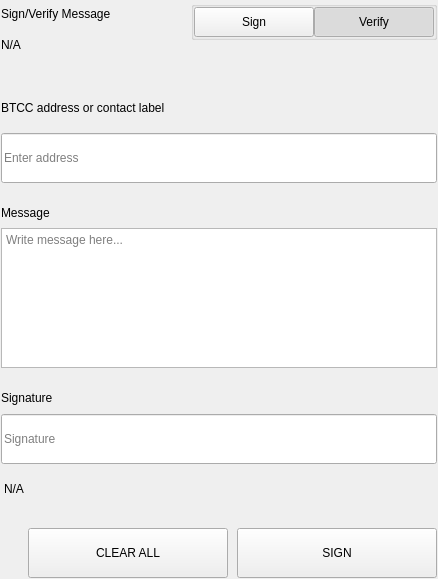
<?xml version="1.0" encoding="UTF-8"?>
<ui version="4.0">
 <class>SettingsSignMessageWidgets</class>
 <widget class="QWidget" name="SettingsSignMessageWidgets">
  <property name="geometry">
   <rect>
    <x>0</x>
    <y>0</y>
    <width>438</width>
    <height>579</height>
   </rect>
  </property>
  <property name="windowTitle">
   <string>Form</string>
  </property>
  <layout class="QVBoxLayout" name="verticalLayout">
   <property name="spacing">
    <number>0</number>
   </property>
   <property name="leftMargin">
    <number>0</number>
   </property>
   <property name="topMargin">
    <number>0</number>
   </property>
   <property name="rightMargin">
    <number>0</number>
   </property>
   <property name="bottomMargin">
    <number>0</number>
   </property>
   <item>
    <widget class="QWidget" name="left" native="true">
     <layout class="QVBoxLayout" name="verticalLayout_3">
      <property name="leftMargin">
       <number>0</number>
      </property>
      <property name="topMargin">
       <number>0</number>
      </property>
      <property name="rightMargin">
       <number>0</number>
      </property>
      <property name="bottomMargin">
       <number>0</number>
      </property>
      <item>
       <widget class="QWidget" name="container_sign" native="true">
        <layout class="QVBoxLayout" name="verticalLayout_2">
         <property name="spacing">
          <number>0</number>
         </property>
         <property name="leftMargin">
          <number>1</number>
         </property>
         <property name="topMargin">
          <number>1</number>
         </property>
         <property name="rightMargin">
          <number>1</number>
         </property>
         <property name="bottomMargin">
          <number>1</number>
         </property>
         <item>
          <layout class="QHBoxLayout" name="horizontalLayout_3" stretch="3,1">
           <property name="spacing">
            <number>40</number>
           </property>
           <item>
            <layout class="QVBoxLayout" name="verticalLayoutTitle">
             <property name="spacing">
              <number>5</number>
             </property>
             <item>
              <widget class="QLabel" name="labelTitle">
               <property name="text">
                <string>Sign/Verify Message</string>
               </property>
              </widget>
             </item>
             <item>
              <widget class="QLabel" name="labelSubtitle1">
               <property name="text">
                <string notr="true">N/A</string>
               </property>
               <property name="wordWrap">
                <bool>true</bool>
               </property>
              </widget>
             </item>
            </layout>
           </item>
           <item alignment="Qt::AlignRight|Qt::AlignTop">
            <widget class="QWidget" name="containerSwitch" native="true">
             <property name="styleSheet">
              <string notr="true">#containerSwitch{
	padding-top:9px;
}</string>
             </property>
             <layout class="QVBoxLayout" name="verticalLayout_6">
              <property name="spacing">
               <number>4</number>
              </property>
              <property name="leftMargin">
               <number>0</number>
              </property>
              <property name="topMargin">
               <number>0</number>
              </property>
              <property name="rightMargin">
               <number>0</number>
              </property>
              <property name="bottomMargin">
               <number>0</number>
              </property>
              <item alignment="Qt::AlignRight">
               <widget class="QGroupBox" name="groupBox">
                <property name="sizePolicy">
                 <sizepolicy hsizetype="Fixed" vsizetype="Preferred">
                  <horstretch>0</horstretch>
                  <verstretch>0</verstretch>
                 </sizepolicy>
                </property>
                <property name="title">
                 <string/>
                </property>
                <property name="alignment">
                 <set>Qt::AlignRight|Qt::AlignTop|Qt::AlignTrailing</set>
                </property>
                <layout class="QHBoxLayout" name="horizontalLayout_4">
                 <property name="spacing">
                  <number>0</number>
                 </property>
                 <property name="leftMargin">
                  <number>0</number>
                 </property>
                 <property name="topMargin">
                  <number>0</number>
                 </property>
                 <property name="rightMargin">
                  <number>0</number>
                 </property>
                 <property name="bottomMargin">
                  <number>0</number>
                 </property>
                 <item>
                  <widget class="QPushButton" name="pushSign">
                   <property name="minimumSize">
                    <size>
                     <width>120</width>
                     <height>30</height>
                    </size>
                   </property>
                   <property name="maximumSize">
                    <size>
                     <width>120</width>
                     <height>30</height>
                    </size>
                   </property>
                   <property name="focusPolicy">
                    <enum>Qt::NoFocus</enum>
                   </property>
                   <property name="text">
                    <string>Sign</string>
                   </property>
                   <property name="checkable">
                    <bool>true</bool>
                   </property>
                   <property name="autoExclusive">
                    <bool>true</bool>
                   </property>
                  </widget>
                 </item>
                 <item>
                  <widget class="QPushButton" name="pushVerify">
                   <property name="minimumSize">
                    <size>
                     <width>120</width>
                     <height>30</height>
                    </size>
                   </property>
                   <property name="maximumSize">
                    <size>
                     <width>120</width>
                     <height>30</height>
                    </size>
                   </property>
                   <property name="focusPolicy">
                    <enum>Qt::NoFocus</enum>
                   </property>
                   <property name="text">
                    <string>Verify</string>
                   </property>
                   <property name="checkable">
                    <bool>true</bool>
                   </property>
                   <property name="checked">
                    <bool>true</bool>
                   </property>
                   <property name="autoExclusive">
                    <bool>true</bool>
                   </property>
                  </widget>
                 </item>
                </layout>
               </widget>
              </item>
              <item alignment="Qt::AlignHCenter|Qt::AlignTop">
               <widget class="QLabel" name="labelSubtitleSwitch">
                <property name="text">
                 <string/>
                </property>
                <property name="alignment">
                 <set>Qt::AlignRight|Qt::AlignTrailing|Qt::AlignVCenter</set>
                </property>
               </widget>
              </item>
             </layout>
            </widget>
           </item>
          </layout>
         </item>
         <item>
          <spacer name="verticalSpacer_2">
           <property name="orientation">
            <enum>Qt::Vertical</enum>
           </property>
           <property name="sizeType">
            <enum>QSizePolicy::Fixed</enum>
           </property>
           <property name="sizeHint" stdset="0">
            <size>
             <width>20</width>
             <height>40</height>
            </size>
           </property>
          </spacer>
         </item>
         <item>
          <widget class="QWidget" name="containerAddress" native="true">
           <property name="sizePolicy">
            <sizepolicy hsizetype="Preferred" vsizetype="Fixed">
             <horstretch>0</horstretch>
             <verstretch>0</verstretch>
            </sizepolicy>
           </property>
           <layout class="QVBoxLayout" name="verticalLayout_5" stretch="0,0">
            <property name="spacing">
             <number>15</number>
            </property>
            <property name="leftMargin">
             <number>0</number>
            </property>
            <property name="topMargin">
             <number>0</number>
            </property>
            <property name="rightMargin">
             <number>0</number>
            </property>
            <property name="bottomMargin">
             <number>0</number>
            </property>
            <item>
             <widget class="QLabel" name="labelSubtitleAddress">
              <property name="minimumSize">
               <size>
                <width>0</width>
                <height>20</height>
               </size>
              </property>
              <property name="maximumSize">
               <size>
                <width>16777215</width>
                <height>20</height>
               </size>
              </property>
              <property name="text">
               <string>BTCC address or contact label</string>
              </property>
             </widget>
            </item>
            <item>
             <widget class="QLineEdit" name="addressIn_SM">
              <property name="minimumSize">
               <size>
                <width>0</width>
                <height>50</height>
               </size>
              </property>
              <property name="maximumSize">
               <size>
                <width>16777215</width>
                <height>50</height>
               </size>
              </property>
              <property name="placeholderText">
               <string>Enter address</string>
              </property>
             </widget>
            </item>
           </layout>
          </widget>
         </item>
         <item>
          <spacer name="verticalSpacer_3">
           <property name="orientation">
            <enum>Qt::Vertical</enum>
           </property>
           <property name="sizeType">
            <enum>QSizePolicy::Fixed</enum>
           </property>
           <property name="sizeHint" stdset="0">
            <size>
             <width>20</width>
             <height>20</height>
            </size>
           </property>
          </spacer>
         </item>
         <item>
          <layout class="QVBoxLayout" name="verticalLayout_9">
           <property name="spacing">
            <number>5</number>
           </property>
           <item>
            <widget class="QLabel" name="labelSubtitleMessage">
             <property name="minimumSize">
              <size>
               <width>0</width>
               <height>20</height>
              </size>
             </property>
             <property name="maximumSize">
              <size>
               <width>16777215</width>
               <height>20</height>
              </size>
             </property>
             <property name="text">
              <string>Message</string>
             </property>
            </widget>
           </item>
           <item>
            <widget class="QPlainTextEdit" name="messageIn_SM">
             <property name="minimumSize">
              <size>
               <width>0</width>
               <height>140</height>
              </size>
             </property>
             <property name="maximumSize">
              <size>
               <width>16777215</width>
               <height>140</height>
              </size>
             </property>
             <property name="placeholderText">
              <string>Write message here...</string>
             </property>
            </widget>
           </item>
          </layout>
         </item>
         <item>
          <spacer name="verticalSpacer_4">
           <property name="orientation">
            <enum>Qt::Vertical</enum>
           </property>
           <property name="sizeType">
            <enum>QSizePolicy::Fixed</enum>
           </property>
           <property name="sizeHint" stdset="0">
            <size>
             <width>20</width>
             <height>20</height>
            </size>
           </property>
          </spacer>
         </item>
         <item>
          <widget class="QWidget" name="widget" native="true">
           <property name="minimumSize">
            <size>
             <width>0</width>
             <height>75</height>
            </size>
           </property>
           <property name="maximumSize">
            <size>
             <width>16777215</width>
             <height>16777215</height>
            </size>
           </property>
           <layout class="QVBoxLayout" name="verticalLayout_4">
            <property name="leftMargin">
             <number>0</number>
            </property>
            <property name="topMargin">
             <number>0</number>
            </property>
            <property name="rightMargin">
             <number>0</number>
            </property>
            <property name="bottomMargin">
             <number>0</number>
            </property>
            <item>
             <widget class="QLabel" name="labelSubtitleSignature">
              <property name="minimumSize">
               <size>
                <width>0</width>
                <height>20</height>
               </size>
              </property>
              <property name="maximumSize">
               <size>
                <width>16777215</width>
                <height>20</height>
               </size>
              </property>
              <property name="text">
               <string>Signature</string>
              </property>
             </widget>
            </item>
            <item>
             <widget class="QLineEdit" name="signatureOut_SM">
              <property name="minimumSize">
               <size>
                <width>0</width>
                <height>50</height>
               </size>
              </property>
              <property name="placeholderText">
               <string>Signature</string>
              </property>
             </widget>
            </item>
           </layout>
          </widget>
         </item>
         <item>
          <widget class="QLabel" name="statusLabel_SM">
           <property name="styleSheet">
            <string notr="true">padding-top:5px;</string>
           </property>
           <property name="text">
            <string notr="true">N/A</string>
           </property>
          </widget>
         </item>
         <item>
          <spacer name="verticalSpacer">
           <property name="orientation">
            <enum>Qt::Vertical</enum>
           </property>
           <property name="sizeType">
            <enum>QSizePolicy::Fixed</enum>
           </property>
           <property name="sizeHint" stdset="0">
            <size>
             <width>20</width>
             <height>20</height>
            </size>
           </property>
          </spacer>
         </item>
         <item>
          <layout class="QHBoxLayout" name="horizontalLayout_7">
           <property name="spacing">
            <number>9</number>
           </property>
           <item>
            <spacer name="horizontalSpacer_5">
             <property name="orientation">
              <enum>Qt::Horizontal</enum>
             </property>
             <property name="sizeType">
              <enum>QSizePolicy::Expanding</enum>
             </property>
             <property name="sizeHint" stdset="0">
              <size>
               <width>40</width>
               <height>20</height>
              </size>
             </property>
            </spacer>
           </item>
           <item>
            <widget class="QPushButton" name="pushButtonClear">
             <property name="minimumSize">
              <size>
               <width>200</width>
               <height>50</height>
              </size>
             </property>
             <property name="focusPolicy">
              <enum>Qt::NoFocus</enum>
             </property>
             <property name="text">
              <string>CLEAR ALL</string>
             </property>
            </widget>
           </item>
           <item>
            <widget class="QPushButton" name="pushButtonSave">
             <property name="minimumSize">
              <size>
               <width>200</width>
               <height>50</height>
              </size>
             </property>
             <property name="maximumSize">
              <size>
               <width>200</width>
               <height>50</height>
              </size>
             </property>
             <property name="focusPolicy">
              <enum>Qt::NoFocus</enum>
             </property>
             <property name="text">
              <string>SIGN</string>
             </property>
            </widget>
           </item>
          </layout>
         </item>
        </layout>
       </widget>
      </item>
     </layout>
    </widget>
   </item>
  </layout>
 </widget>
 <resources/>
 <connections/>
</ui>
